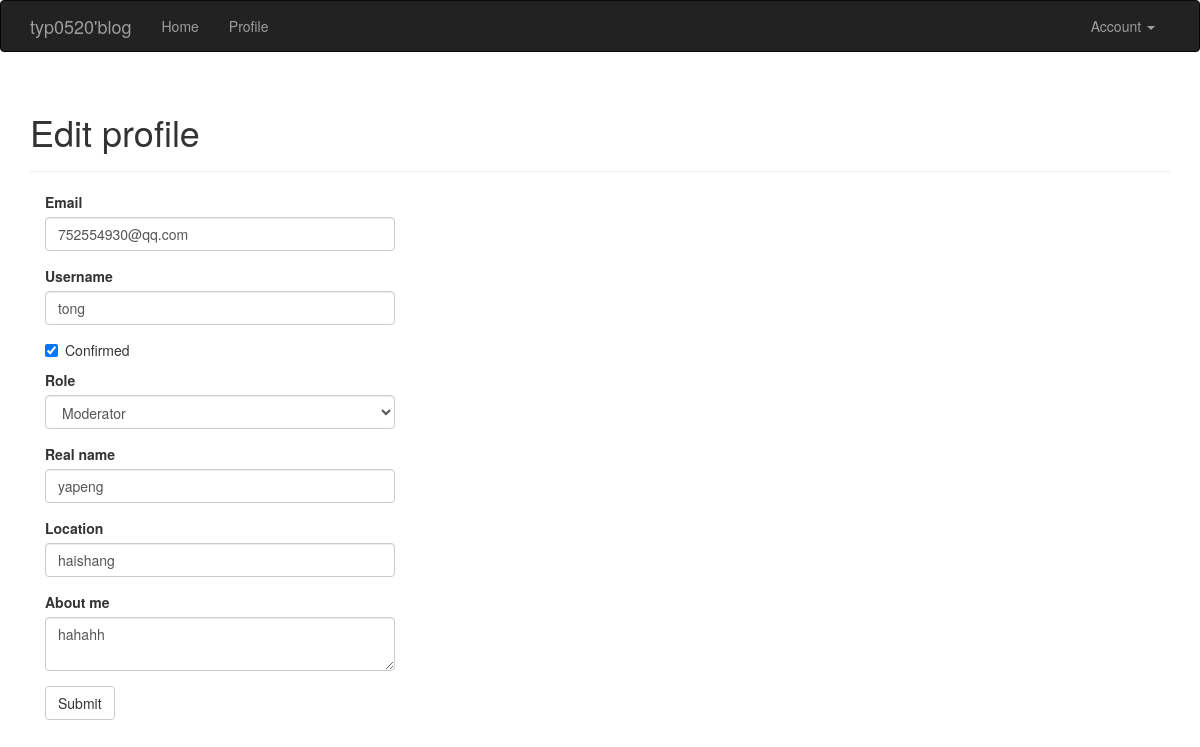
Screenshot of /eidt-profile/2 (signed in) with the database file from the repository.
### app/models.py (models this page shows, shortened)
class User(UserMixin, db.Model):
    __tablename__ = 'users'
    id = db.Column(db.Integer, primary_key=True)
    email = db.Column(db.String(64), unique=True, index=True)
    username = db.Column(db.String(64), unique=True, index=True)
    password_hash = db.Column(db.String(128))
    role_id = db.Column(db.Integer, db.ForeignKey('roles.id'))
    confirmed = db.Column(db.Boolean, default=False)
    name = db.Column(db.String(64))
    location = db.Column(db.String(64))
    about_me = db.Column(db.Text())
    member_since = db.Column(db.DateTime(), default=datetime.utcnow)
    last_seen = db.Column(db.DateTime(), default=datetime.utcnow)
    posts = db.relationship('Post', backref='author' ,lazy='dynamic')
    @property
    def password(self):
        raise AttributeError('password is not a readable attribute')
    def can(self, permissions):
        return self.role is not None and (self.role.permissions & permissions) == permissions

### app/main/views.py (the view, shortened to what this page needs)
@main.route('/eidt-profile/<int:id>', methods=['GET', 'POST'])
@login_required
@admin_required
def edit_profile_admin(id):
    user = User.query.get_or_404(id)
    form = EditProfileAdminForm(user=user)
    form.email.data = user.email
    form.username.data = user.username
    form.confirmed.data = user.confirmed
    form.role.data = user.role_id
    form.name.data = user.name
    form.location.data = user.location
    form.about_me.data = user.about_me
    return render_template('edit_profile.html', form=form, user=user)

### app/main/forms.py (shortened to what this page needs)
class EditProfileAdminForm(FlaskForm):
    email = StringField('Email', validators=[DataRequired(), Length(1, 64), Email()])
    username = StringField('Username', validators=[DataRequired(), Length(1, 64), Regexp('^[A-Za-z][A-Za-z0-9_.]*$', 0,
                                                                                   'Usernames must have only letters, '
                                                                                   'numbers, dots or underscores')])
    confirmed = BooleanField('Confirmed')
    role = SelectField('Role', coerce=int)
    name = StringField('Real name', validators=[Length(0,64)])
    location = StringField('Location', validators=[Length(0, 64)])
    about_me = TextAreaField('About me')
    submit = SubmitField('Submit')
    def __init__(self, user, *args, **kwargs):
        super(EditProfileAdminForm, self).__init__(*args, **kwargs)
        self.role.choices = [(role.id, role.name) for role in Role.query.order_by(Role.name).all()]
        self.user = user

### app/auth/views.py (called while the page is built)
@auth.before_app_request
def before_request():
    if current_user.is_authenticated:
        if not current_user.confirmed \
            and request.endpoint \
            and request.endpoint[:5] != 'auth.' \
            and request.endpoint != 'static':
            return redirect(url_for('auth.unconfirmed'))

### app/main/__init__.py (called while the page is built)
@main.app_context_processor
def inject_permissions():
    return dict(Permission=Permission)

### app/models.py (called while the page is built)
@login_manager.user_loader
def load_user(user_id):
    return User.query.get(int(user_id))

### app/templates/edit_profile.html (shortened to what this page needs)
{% extends "base.html" %}
{% import "bootstrap/wtf.html" as wtf %}
{% block page_content %}
<div class="page-header">
    <h1>Edit profile</h1>
</div>
<div class="col-md-4">
    {{ wtf.quick_form(form) }}
</div>
{% endblock %}

### rows the page displays
User: email "752554930@qq.com", username "tong", confirmed "☑", role "Moderator", name "yapeng", location "haishang", about_me "hahahh"
